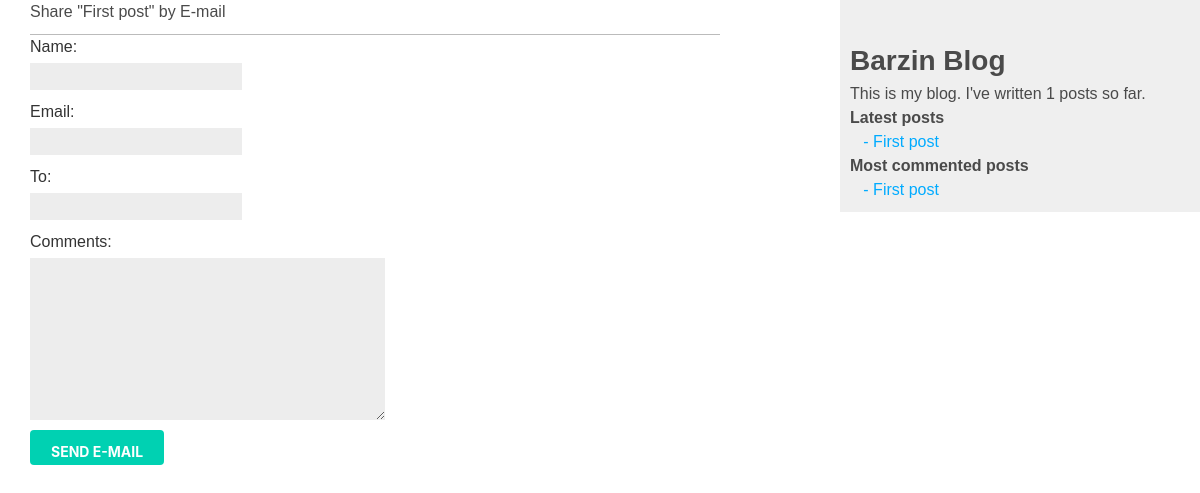
Before: /blog/share/1/ with the older database file.
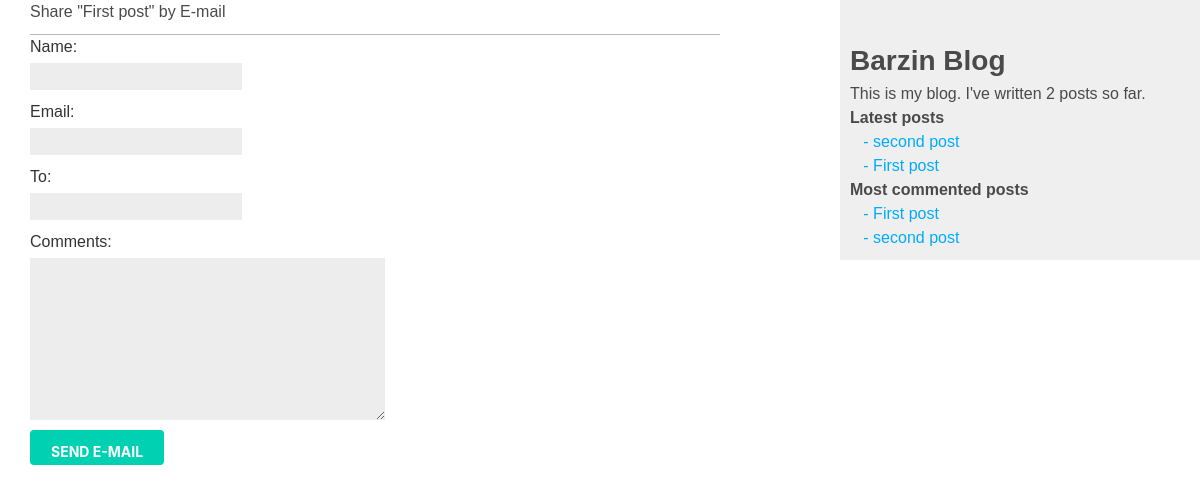
After: the same page with the newer database file.
### blog/models.py (models this page shows, shortened)
class Post(models.Model):
    tags = TaggableManager()
    objects = models.Manager()
    published = PublishedManager()
    class Status(models.TextChoices):
        DRAFT = 'DF','Draft'
        PUBLISHED = 'PB','Published'
    title = models.CharField(max_length=250)
    slug = models.SlugField(max_length=250,unique_for_date='publish')
    author = models.ForeignKey(User, on_delete=models.CASCADE,related_name="blog_posts")
    body = models.TextField()
    publish = models.DateTimeField(default=timezone.now)
    created = models.DateTimeField(auto_now_add=True)
    updated = models.DateTimeField(auto_now=True)
    status = models.CharField(max_length=2,choices=Status.choices,default=Status.DRAFT)
    class Meta:
        ordering = ['-publish']
        indexes = [
        models.Index(fields=['-publish']),
        ]
    def get_absolute_url(self):
        return reverse('blog:post_detail', args=[self.publish.year, self.publish.month, self.publish.day ,self.slug])

### blog/views.py (the view)
# urls.py: path('share/<int:post_id>/',post_share,name='post_share'),
def post_share(request,post_id):
    post = get_object_or_404(Post,id=post_id,status=Post.Status.PUBLISHED)
    sent = False
    if request.method == 'POST':
        form = EmailPostForm(request.POST)
        if form.is_valid():
            cd = form.cleaned_data
            post_url = request.build_absolute_uri(post.get_absolute_url())
            subject = f"{cd['name']} recommends you read : {post.title} "
            massage = f"Read {post.title} at {post_url} \n\n {cd['name']}\'s comments : {cd['comments']}"
            send_mail(subject,massage,'ahorabarzinprogram@gmail.com',[cd['to']])
            sent = True
    else:
        form = EmailPostForm()
    return render(request,'blog/post/share.html', { 'post':post , 'form':form , 'sent':sent })

### blog/forms.py
class EmailPostForm(forms.Form):
    name = forms.CharField(max_length=50)
    email= forms.EmailField()
    to = forms.EmailField()
    comments = forms.CharField(required=False,widget=forms.Textarea)

### blog/models.py (called while the page is built)
    def get_queryset(self):
        return super().get_queryset().filter(status=Post.Status.PUBLISHED)

### blog/templatetags/blog_tags.py (called while the page is built)
@register.simple_tag
def total_posts():
    return Post.published.count()

@register.inclusion_tag('blog/latest_posts.html')
def show_latest_posts(count=5):
    latest_posts = Post.published.order_by('-publish')[:count]
    return {'latest_posts': latest_posts}

@register.simple_tag()
def get_most_commented_posts(count=5):
    return Post.published.annotate(total_comments=Count('comments')).order_by('-total_comments')[:count]

### templates/blog/post/share.html (shortened to what this page needs)
{% extends 'blog/base.html' %}
{% block content%}
    {% if not sent %}
        <h1> Share "{{ post.title }}" by E-mail</h1>
        <form method="post">
            {{form.as_table}}
            <input type="submit" value="send E-mail" class="button is-primary">
        </form>
    {% else %}
        <h1>E-mail successfully sent</h1>
        <p>
            '{{ post.title }}' was successfully sent to {{ form.cleaned_data.to }} .
        </p>
    {% endif %}
{% endblock %}

### templates/blog/base.html (shortened to what this page needs)
{% load blog_tags %}
{% load static %}
<!DOCTYPE html>
<html>
<head>
    <link rel="stylesheet" href="https://cdn.jsdelivr.net/npm/bulma@0.9.4/css/bulma.min.css">
    <link rel="stylesheet" href="{% static 'css/blog/base.css' %}">
</head>
<body>
    <div id="content">
        {% block content %}
        {% endblock %}
    </div>
    <div id="sidebar">
        <h2 style="font-size: 28px;font-weight: 700;">Barzin Blog</h2>
        <p>
            This is my blog.
            I've written {% total_posts %} posts so far.
        </p>
        <p>
            <h3 style="font-weight: bold;">Latest posts</h3>
            {% show_latest_posts 3 %}
            <h3 style="font-weight: bold;">Most commented posts</h3>
            {%  get_most_commented_posts as most_commented_posts %}
            <ul>
                {% for post in most_commented_posts %}
                <li>
                    <a href="{{ post.get_absolute_url }}">&nbsp&nbsp&nbsp- {{ post.title }}</a>
                </li>
                {% endfor %}
            </ul>
        </p>
    </div>
</body>
</html>

### templates/blog/latest_posts.html
<ul>
    {% for post in latest_posts %}
        <li>
            <a href="{{ post.get_absolute_url }}">&nbsp&nbsp&nbsp- {{ post.title }}</a>
        </li>
    {% endfor %}
</ul>

Changed rows visible on the page:
now on this page (row edited): Post: title "second post"
Other visible differences:
text no longer shown: "1"
text now shown: "2"
